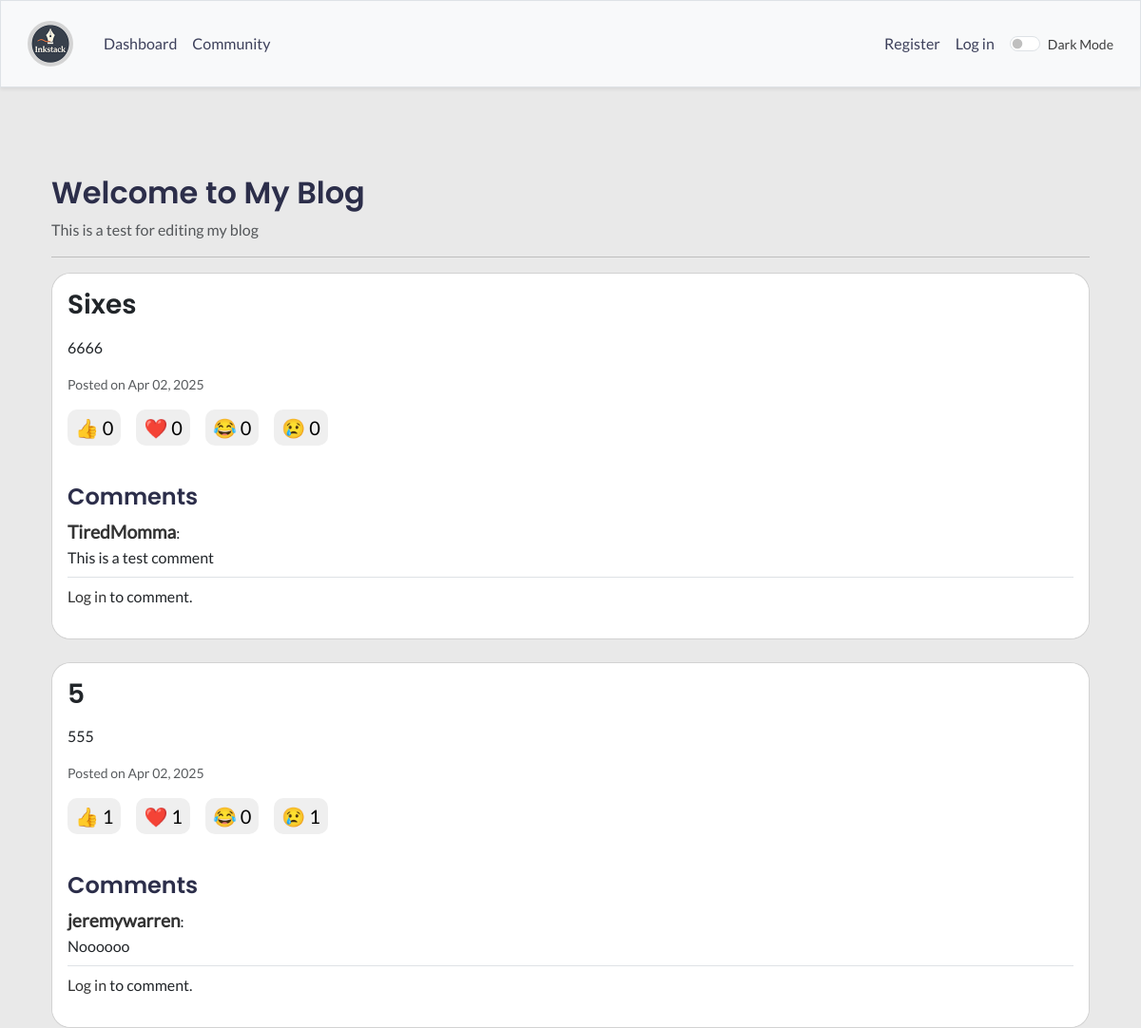
Page /community/blog/1/ (upper part) on the earlier database version.
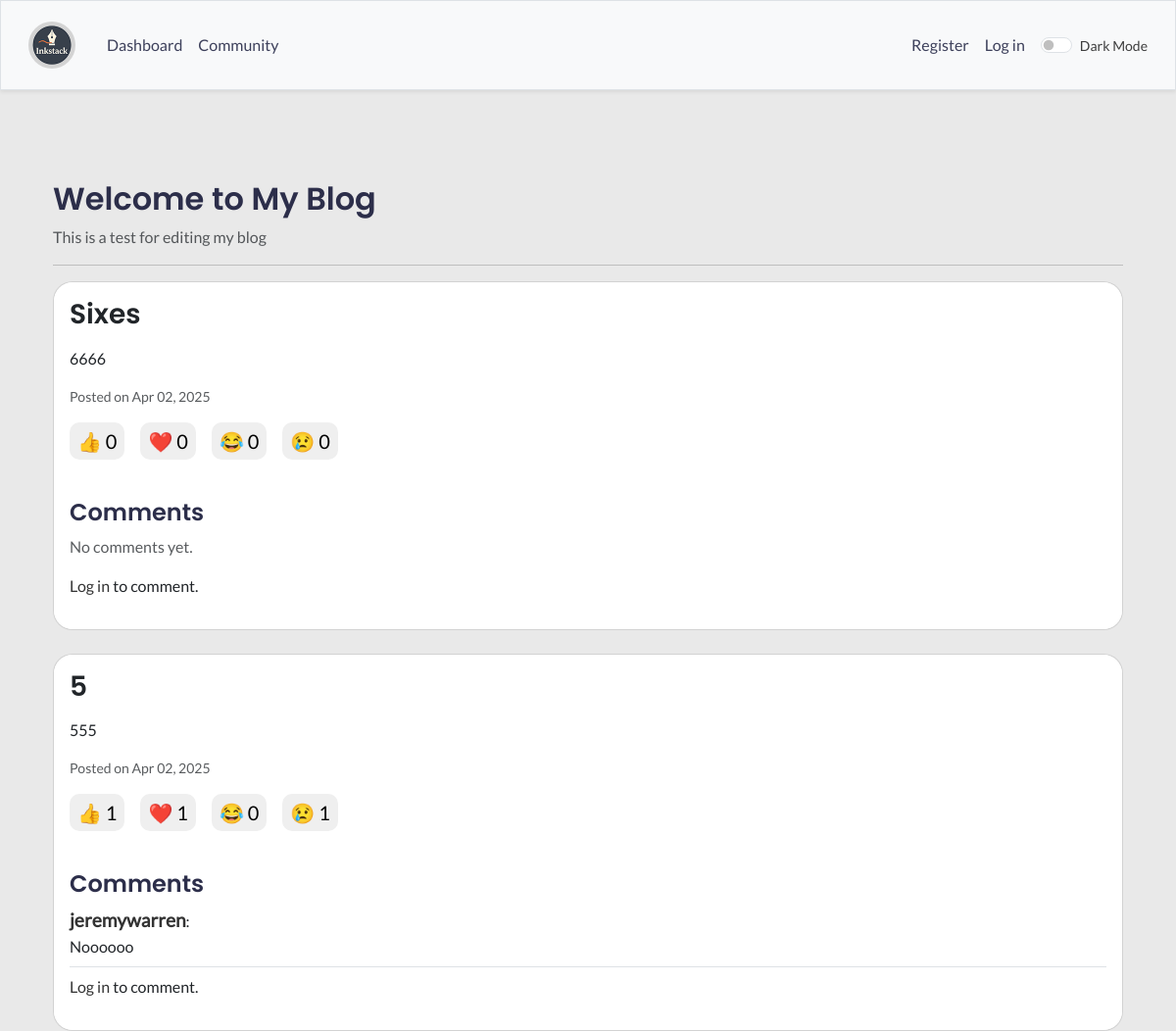
Same page on the later database version.
### blogs/models.py (models this page shows, shortened)
class Blog(models.Model):
    owner = models.ForeignKey(User, on_delete=models.CASCADE)
    title = models.CharField(max_length=200)
    description = models.TextField(blank=True)
    created_at = models.DateTimeField(auto_now_add=True)

class Post(models.Model):
    blog = models.ForeignKey(Blog, on_delete=models.CASCADE, related_name="posts")
    title = models.CharField(max_length=200)
    content = models.TextField(blank=True)
    is_public = models.BooleanField(default=True)
    created_at = models.DateTimeField(auto_now_add=True)
    updated_at = models.DateTimeField(auto_now=True)
    tags = TaggableManager()
    likes = models.PositiveIntegerField(default=0)
    loves = models.PositiveIntegerField(default=0)
    laughs = models.PositiveIntegerField(default=0)
    sads = models.PositiveIntegerField(default=0)

class Comment(models.Model):
    post = models.ForeignKey("Post", on_delete=models.CASCADE, related_name="comments")
    user = models.ForeignKey(User, on_delete=models.CASCADE)
    content = models.TextField()
    created_at = models.DateTimeField(auto_now_add=True)
    class Meta:
        ordering = ["-created_at"]

### blogs/views.py (the view, shortened to what this page needs)
@csrf_protect
def public_blog_detail(request, blog_id):
    blog = get_object_or_404(Blog, id=blog_id)
    posts = Post.objects.filter(blog=blog, is_public=True).order_by("-created_at")
    comment_form = CommentForm()
    return render(
        request,
        "blogs/public_blog_detail.html",
        {
            "blog": blog,
            "posts": posts,
            "form": comment_form,
        },
    )

### blogs/forms.py
class CommentForm(forms.ModelForm):
    class Meta:
        model = Comment
        fields = ["content"]
        widgets = {
            "content": forms.Textarea(
                attrs={
                    "class": "form-control",
                    "rows": 3,
                    "placeholder": "Write a comment...",
                }
            )
        }

### blogs/templates/blogs/public_blog_detail.html (shortened to what this page needs)
{% extends 'blogs/base.html' %}
{% load django_bootstrap5 %}
{% block content %}
<div class="container mt-5">
  <h2 class="mb-2">{{ blog.title }}</h2>
  {% if blog.description %}
  <p class="text-muted">{{ blog.description }}</p>
  {% endif %}
  <hr>
  {% for post in posts %}
  <div class="card mb-4">
    <div class="card-body">
      <h3 class="card-title">{{ post.title }}</h3>
      <p class="card-text">{{ post.content|safe }}</p>
      <p class="text-muted small">Posted on {{ post.created_at|date:"M d, Y" }}</p>
      <div class="d-flex gap-3 mt-3 reaction-buttons" data-post-id="{{ post.id }}">
        <button class="btn-emoji" data-post-id="{{ post.id }}" data-reaction="like">👍
          <span>{{ post.likes }}</span></button>
        <button class="btn-emoji" data-post-id="{{ post.id }}" data-reaction="love">❤️
          <span>{{ post.loves }}</span></button>
        <button class="btn-emoji" data-post-id="{{ post.id }}" data-reaction="laugh">😂
          <span>{{ post.laughs }}</span></button>
        <button class="btn-emoji" data-post-id="{{ post.id }}" data-reaction="sad">😢
          <span>{{ post.sads }}</span></button>
      </div>
      <div class="mt-4">
        <h4>Comments</h4>
        {% for comment in post.comments.all %}
        <div class="mb-2 border-bottom pb-2">
          <p class="mb-0"><strong>{{ comment.user.username|default:"Guest" }}</strong>:</p>
          <p class="mb-0">{{ comment.content }}</p>
        </div>
        {% empty %}
        <p class="text-muted">No comments yet.</p>
        {% endfor %}
      </div>
      {% if user.is_authenticated %}
      <form method="post" class="mt-3">
        {% csrf_token %}
        <input type="hidden" name="post_id" value="{{ post.id }}">
        <div class="mb-3">
          <label for="{{ form.content.id_for_label }}" class="form-label visually-hidden">Comment</label>
          {{ form.content }}
        </div>
        <button type="submit" class="btn btn-sm btn-primary">Leave Comment</button>
      </form>
      {% else %}
      <p><a href="{% url 'accounts:login' %}?next={{ request.path }}">Log in</a> to comment.</p>
      {% endif %}
    </div>
  </div>
  {% empty %}
  <p>No public posts in this blog.</p>
  {% endfor %}
</div>
{% endblock %}

### blogs/templates/blogs/base.html (shortened to what this page needs)
<!DOCTYPE html>
<html lang="en">
  <head>
    {% load static %}
    {% load django_bootstrap5 %}
    {% bootstrap_css %}
    <link rel="stylesheet" href="{% static 'blogs/css/custom.css' %}?v=1.2">
    <link rel="stylesheet" href="{% static 'blogs/css/aos.css' %}">
  </head>
  <body class="d-flex flex-column min-vh-100 pt-5">
    <nav class="navbar navbar-expand-md navbar-light bg-light border fixed-top shadow-sm">
      <div class="container-fluid">
        <a class="navbar-brand d-flex align-items-center" href="{% url 'blogs:index' %}">
          <img src="{% static 'blogs/img/inkstack-logo-light.png' %}" alt="Inkstack Logo" class="logo-img me-2">
        </a>
        <div class="collapse navbar-collapse" id="navbarCollapse">
          <ul class="navbar-nav me-auto mb-2 mb-md-0">
            <li class="nav-item">
              <a class="nav-link" href="{% url 'blogs:index' %}">Dashboard</a>
            </li>
            <li class="nav-item">
              <a class="nav-link" href="{% url 'blogs:community' %}">Community</a>
            </li>
          </ul>
          <ul class="navbar-nav ms-auto mb-2 mb-md-0">
            {% if user.is_authenticated %}
            <li class="nav-item dropdown">
              <a class="nav-link dropdown-toggle d-flex align-items-center" href="#" id="profileDropdown" role="button"
                data-bs-toggle="dropdown" aria-expanded="false">
                <img src="{{ user.profile.get_avatar_url }}" class="rounded-circle me-2" width="40" height="40"
                  alt="Avatar">
              </a>
              <ul class="dropdown-menu dropdown-menu-end" aria-labelledby="profileDropdown">
                <li><a class="dropdown-item" href="{% url 'blogs:new_blog' %}">📝 New Blog</a></li>
                <li><a class="dropdown-item" href="{% url 'accounts:update_avatar' %}">🖼️ Change Avatar</a></li>
                <li>
                  <hr class="dropdown-divider">
                </li>
                <li><a class="dropdown-item" href="{% url 'accounts:profile_detail' user.username %}">👤 My Profile</a>
                </li>
                <li>
                  <form id="logout-form" action="{% url 'accounts:logout' %}" method="post">
                    {% csrf_token %}
                    <button type="submit" class="dropdown-item text-danger">🚪 Log Out</button>
                  </form>
                </li>
              </ul>
            </li>
            {% else %}
            <li class="nav-item">
              <a class="nav-link" href="{% url 'accounts:register' %}">Register</a>
            </li>
            <li class="nav-item">
              <a class="nav-link" href="{% url 'accounts:login' %}">Log in</a>
            </li>
            {% endif %}
            <li class="nav-item d-flex align-items-center ms-2">
              <div class="form-check form-switch mb-0">
                <input class="form-check-input" type="checkbox" id="darkModeToggle">
                <label class="form-check-label small" for="darkModeToggle">Dark Mode</label>
              </div>
            </li>
          </ul>
        </div>
      </div>
    </nav>
    <main class="container flex-grow-1 pt-navbar">
      <div class="pb-2 mb-4">
      </div>
      {% block content %}{% endblock content %}
    </main>
  </body>
</html>

### blogs/static/blogs/css/custom.css (style rules this page uses)
* { box-sizing: border-box; }
body { background-color: #e9e9e9; color: #3d3d3d; font-family: "Lato", sans-serif; transition: background-color 0.3s ease, color 0.3s ease; }
h1, h2, h3, h4, h5, h6, .navbar-brand { font-family: "Poppins", sans-serif; color: #2c2e4a; }
.navbar, footer { background-color: #f9f3d9; }
.navbar { padding: 1rem; box-shadow: 0 13px -19px rgba(0, 0, 0, 0.3); }
.navbar .nav-link { color: #3d405b; }
main { margin-bottom: 2rem; margin-top: 80px; }
.logo-img { border-radius: 50%; height: 48px; width: auto; }
.card, .card-body { background-color: #fff; border-radius: 20px; }
a { color: #333; text-decoration: none; }
strong { font-weight: 900; color: #333; font-size: 1.2rem; }
.text-muted { color: #888; }
.btn-emoji { border: none; border-radius: 10px; font-size: 1.25rem; padding: 0.25rem 0.5rem; transition: transform 0.1s ease; margin-bottom: 1rem; }

Differences in the rows shown:
removed Comment: user.username "TiredMomma", content "This is a test comment", shown under Post "Sixes"
shown differently, row unchanged: Post "Sixes": now shows "No comments yet."
